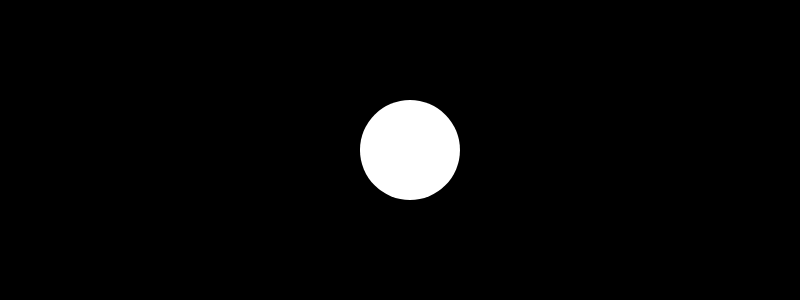
Frame 1 (no input)
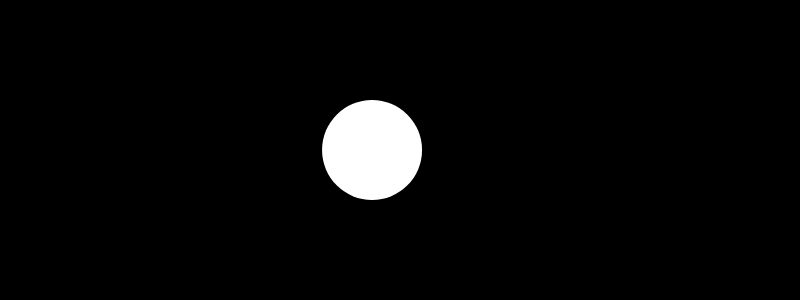
Frame 60 (no input)
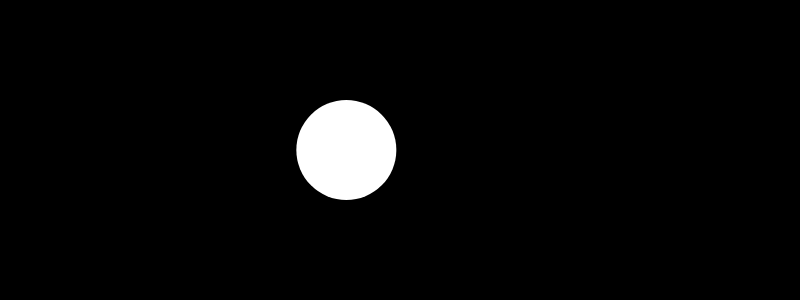
Frame 120 (the mouse pressed at the canvas centre since frame 60)

The p5.js sketch that drew these frames (run headless with seeded random() and noise() and a simulated clock; from frame 60 on, the mouse is pressed at the canvas centre):

// p5.js sketch
// ── sketch.js
let vel;
let posX;
let posY;
let sizeX, sizeY;

let radius;

function setup() {
  createCanvas(800, 300);

  posX = width/2;
  posY = height/2;
  sizeX = 100;
  sizeY = 100;
  radius = 100;

  noStroke();
}

function draw() {
  background(0);

  posX = width/2 + sin(frameCount*0.1)*radius;

  fill(255);
  ellipse(posX, posY, sizeX, sizeY);
}
